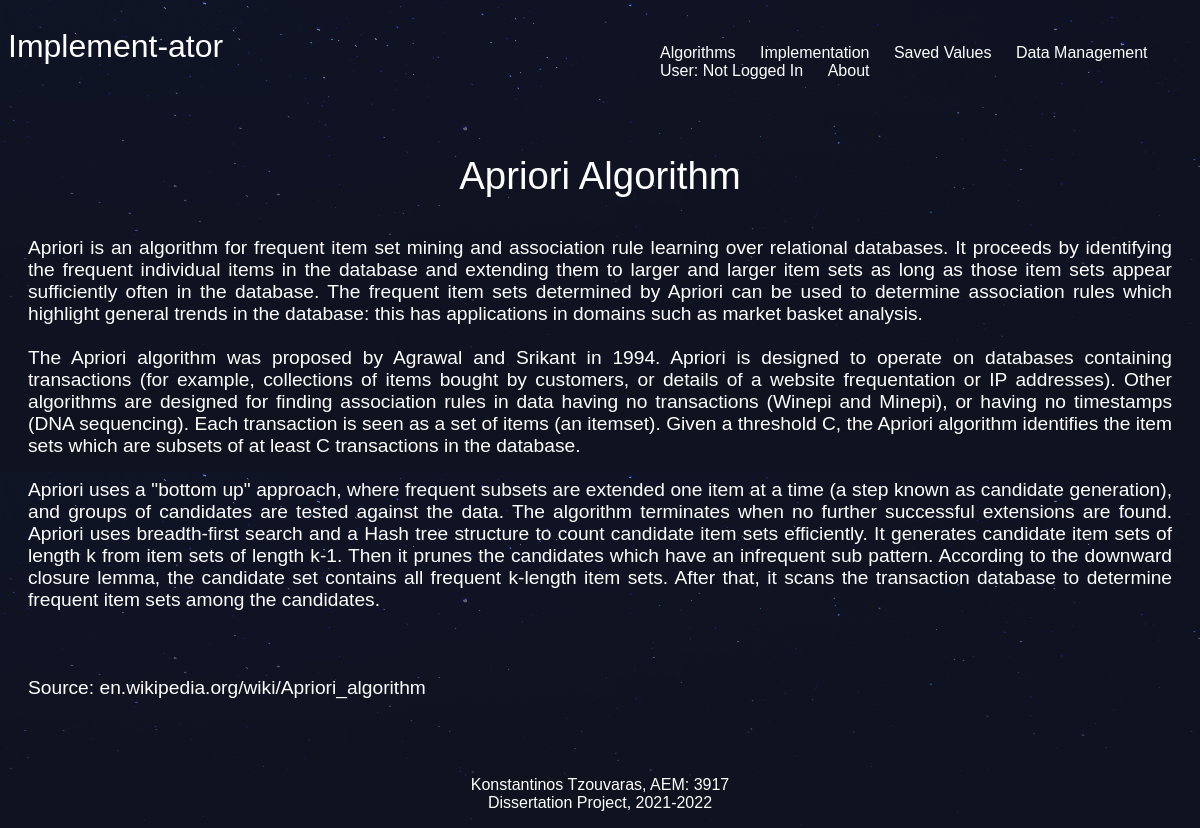
The page /algorithms/apriori/ on the database its author committed.
### algorithms/models.py (models this page shows, shortened)
class Algorithm(models.Model):
    title = models.CharField(max_length=100)
    slug = models.SlugField()
    info = models.TextField()

### algorithms/views.py (the view)
# urls.py: path('<slug>/', views.algorithms_detail, name = 'detail'),
def algorithms_detail(request, slug):
    algorithm = Algorithm.objects.get(slug=slug) #Look for this algorithm in the DB and store it
    return render(request, 'algorithms/algorithms_detail.html', {'algorithm': algorithm})

### algorithms/templates/algorithms/algorithms_detail.html
{% extends 'base_layout.html' %}
{% block content %}
  <div id="algorithm_detail" class="algorithm-detail">
    <h2>{{ algorithm.title }}</h2>
    <div id="algorithm_detail_algorithm" class="algorithm">
      <p>{{ algorithm.info|safe }}</p>
    </div>
  </div>
{% endblock %}

### assets/styles.css (style rules this page uses)
body { background-color: #0f121f; background-image: url(stars.png); background-repeat-y: no-repeat; color: #fff; }
body * { font-family: "Calibri", sans-serif; }
h1, h2, h3, h4, h5 { font-weight: normal; margin: 0; }
a, a:hover, a:visited { color: #fff; text-decoration: none; }
div.wrapper p { text-align: center; margin: 1px auto; font-size: 1.2em; margin-bottom: 4em; }
#algorithm_detail h2 { text-align: center; margin: 1px auto; font-size: 2.4em; margin-bottom: 1em; margin-top: 1em; }
.algorithm { padding: 10 px; position: relative; }
#algorithm_detail_algorithm p { text-align: justify; margin-left: 20px; margin-right: 20px; }

### rows shown on the page
Algorithm: title "Apriori Algorithm", info "Apriori is an algorithm for frequent item set mining and association rule learning over relational databases. It proceeds by identifying the frequent individual items in the database and extending them to larger and larger item sets as long as those item sets appear sufficiently often in the database. The frequent item sets determined by Apriori can be used to determine association rules which highlight general trends in the database: this has applications in domains such as market basket analysis. The Apriori algorithm was proposed by Agrawal and Srikant in 1994. Apriori is designed to operate on databases containing transactions (for example, collections of items bought by customers, or…"
